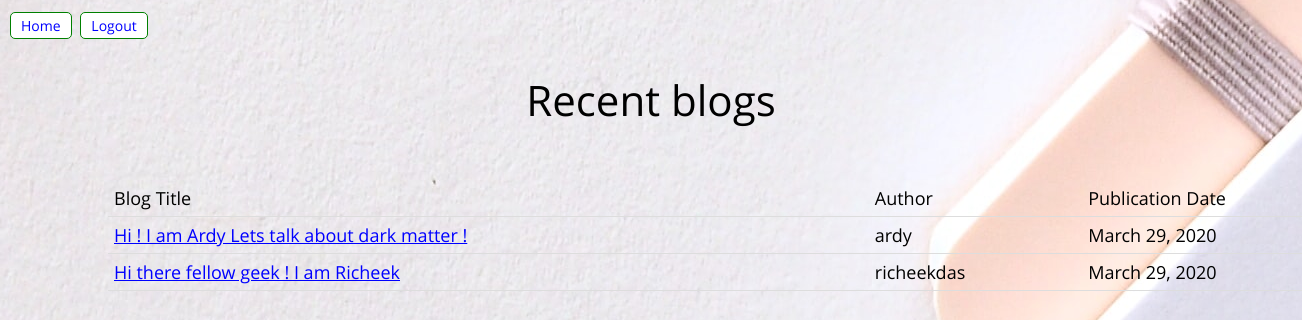
/blog/blogs/, run on the app's committed database.
### blog/models.py (models this page shows, shortened)
class Blog_view(models.Model):
    blog_title = models.CharField(max_length=200)
    pub_date = models.DateTimeField('date published')
    author = models.ForeignKey(User, on_delete=models.CASCADE, default=None)
    textcontent = models.TextField(default = "This blog is under Construction !")

### blog/views.py (the view)
# urls.py: path('blogs/', views.allblogs, name='allblogs'),
def allblogs(request):
    blogs = Blog_view.objects.all().order_by('-pub_date')
    return render(request, 'blog/allblogs.html', {'blogs' : blogs})

### blog/templates/blog/allblogs.html
{% extends 'blog/base.html' %}
{% block content %}
<head>
  <a class="btn btn-primary" href="{% url 'blog:home' %}">Home</a>
  <a class="btn btn-primary" href="{% url 'blog:logout' %}">Logout</a>
  <h1>Recent blogs</h1><br>
</head>
<body>
  <table>
    <col span="3"/>
    <tr>
      <th>Blog Title</th>
      <th>Author</th>
      <th>Publication Date</th>
    </tr>
    {% for blog in blogs %}
      <tr>
        <td><a href="{% url 'blog:getblog' blog.id%}">{{ blog.blog_title }}</a></td>
        <td>{{ blog.author.username }}</td>
        <td>{{ blog.pub_date.date }}</td>
      </tr>
    {% endfor %}
  </table>
</body>
{% endblock content %}

### blog/static/css/main.css (style rules this page uses)
body { font-family: "Open Sans"; font-size: 18px; color: black; background-image: url("/static/images/blogbackground.jpg"); background-position: bottom; }
a:link { color: blue; }
table { border-collapse: collapse; width: 100%; margin-left: 100px; margin-right: 100px; }
th, td { font-family: "Open Sans"; font-size: 18px; color: black; padding: 6px; text-align: left; border-bottom: 1px solid #ddd; }
h1 { font-family:"Open Sans"; color: black; text-align: center; font-size: 42px; }
.btn-primary { background-color: white; border: 1px solid green; border-radius: 5px; color: black; padding: 3px 10px; text-align: center; text-decoration: none; display: inline-block; font-family: "Open Sans"; font-size: 14px; margin: 4px 2px; transition-duration: 0.4s; cursor: pointer; }

### data on the page
Blog_view: blog_title "Hi ! I am Ardy Lets talk about dark matter !", author.username "ardy", pub_date "March 29, 2020"
Blog_view: blog_title "Hi there fellow geek ! I am Richeek", author.username "richeekdas", pub_date "March 29, 2020"
